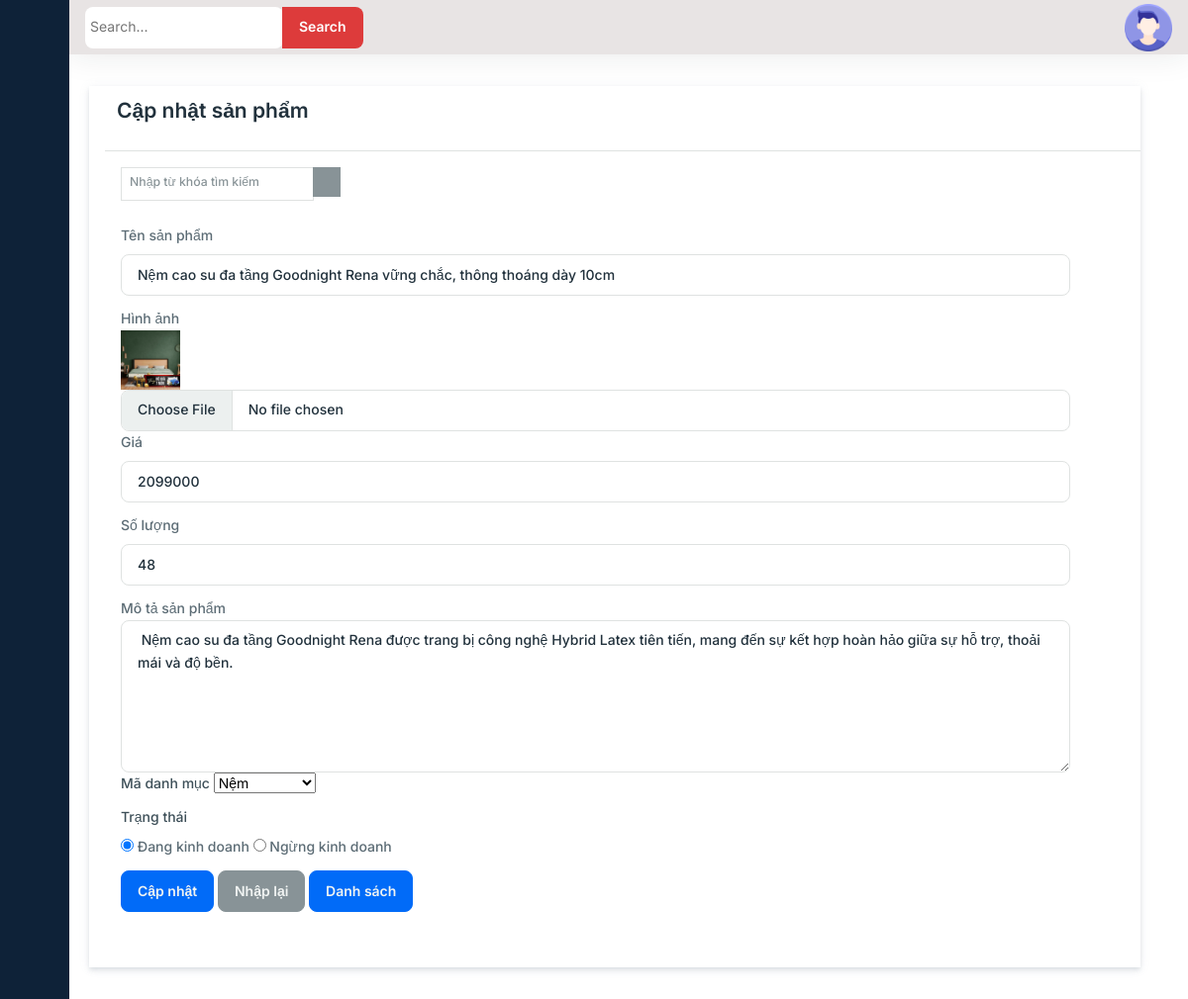
Page /admin/?ctl=editsp&id=1 (signed in) on the committed database.
### tables this page shows
CREATE TABLE `products` (
  `id` int NOT NULL,
  `name` varchar(255) NOT NULL,
  `image` varchar(255) NOT NULL,
  `price` bigint NOT NULL,
  `quantity` int NOT NULL,
  `description` text NOT NULL,
  `status` tinyint(1) NOT NULL DEFAULT '1',
  `category_id` int NOT NULL
);

CREATE TABLE `categories` (
  `id` int NOT NULL,
  `cate_name` varchar(255) NOT NULL,
  `image` varchar(255) NOT NULL,
  `soft_delete` tinyint(1) NOT NULL DEFAULT '0'
);

### common/function.php (called while the page is built, shortened)
<?php
function view($path_view, $data = [])
{
    extract($data);
    $path_view = str_replace(".", "/", $path_view);
    include_once ROOT_DIR . "views/$path_view.php";
}

### controllers/admin/AdminProductController.php (called while the page is built, shortened)
<?php
class AdminProductController
{
    public function edit()
    {
        $id = $_GET['id'];
        $product = (new Product)->find($id);
        $categories = (new Category)->all();
        return view(
            "admin.products.edit",
            compact('product', 'categories', 'title')
        );
    }
}

### admin/index.php (called while the page is built, shortened)
<?php
require_once __DIR__ . "/../common/function.php";
require_once __DIR__ . "/../models/BaseModel.php";
require_once __DIR__ . "/../models/Category.php";
require_once __DIR__ . "/../models/Product.php";
require_once __DIR__ . "/../controllers/admin/AdminProductController.php";
$ctl = $_GET['ctl'] ?? "";
match ($ctl) {
    '' => (new AdminStatisticsController)->index(),
    'profile' => (new AdminUserController)->profile(),
    'listsp' => (new AdminProductController)->index(),
    'addsp' => (new AdminProductController)->create(),
    'storesp' => (new AdminProductController)->store(),
    'deletesp' => (new AdminProductController)->delete(),
    'editsp' => (new AdminProductController)->edit(),
    'updatesp' => (new AdminProductController)->update(),
    'listdm' => (new AdminCategoryController)->index(),
    'adddm' => (new AdminCategoryController)->create(),
    'storedm' => (new AdminCategoryController)->store(),
    'deletedm' => (new AdminCategoryController)->delete(),
    'editdm' => (new AdminCategoryController)->edit(),
    'updatedm' => (new AdminCategoryController)->update(),
    'listuser' => (new AdminUserController)->index(),
    'adduser' => (new AdminUserController)->create(),
    'storedm' => (new AdminUserController)->store(),
    'deleteuser' => (new AdminUserController)->delete(),
    'edituser' => (new AdminUserController)->edit(),
    'updateuser' => (new AdminUserController)->update(),
    'listcomment' => (new AdminCommentController)->index(),
    'deletecomment' => (new AdminCommentController)->delete(),
    'list-order' => (new OrderController) ->index(),
    'detail-order' =>(new OrderController) ->showOrder(),
    default => view('errors.404'),
};

### models/BaseModel.php (called while the page is built, shortened)
<?php
class BaseModel
{
    public function __construct()
    {
        try {
            $this->conn = new PDO("mysql:host=localhost; dbname=du-an-1; charset=utf8; port=3306", "root", "");
        } catch (PDOException $e) {
            echo "Lỗi kết nối CSDL: " . $e->getMessage();
        }
    }
}

### models/Product.php (called while the page is built, shortened)
<?php
class Product extends BaseModel
{
    public function find($id)
    {
        $sql = "SELECT * FROM products WHERE id=:id";
        $stmt = $this->conn->prepare($sql);
        $stmt->execute(['id' => $id]);
        return $stmt->fetch(PDO::FETCH_ASSOC);
    }
}

### models/Category.php (called while the page is built, shortened)
<?php
class Category extends BaseModel
{
    public function all()
    {
        $sql = "SELECT * FROM categories WHERE soft_delete=0";
        $stmt = $this->conn->prepare($sql);
        $stmt->execute();
        return $stmt->fetchAll(PDO::FETCH_ASSOC);
    }
}

### views/admin/products/edit.php (the view, shortened to what this page needs)
<?php include_once ROOT_DIR . "views/admin/sidebar.php" ?>
<div class="main">
    <?php include_once ROOT_DIR . "views/admin/header.php" ?>
    <main class="container-fluid content px-3 py-4">
        <div class="shadow bg-white pb-5 ps-4 mt-4 ms-2 mb-4 col-md-11" style="width: 96%;">
            <div>
                <h4 class="p-3">Cập nhật sản phẩm</h4>
            </div>
            <hr>
            <div class="d-flex justify-content-between align-items-center">
                <form action="" class="ms-4">
                    <div class="input-group input-group-sm">
                        <input class="form-control rounded-0 mb-2 pb-2" type="search" id="search" name="search" placeholder="Nhập từ khóa tìm kiếm" aria-label="Sizing example input" aria-describedby="inputGroup-sizing-sm">
                        <div class="input-group-sm">
                            <button type="button" class="btn btn-secondary rounded-0">
                            </button>
                        </div>
                    </div>
                </form>
            </div>
            <form action="<?= ADMIN_URL . '?ctl=updatesp' ?> " class=" pb-5 mt-4 ms-4 mb-4 col-md-11" method="POST" enctype="multipart/form-data">
                <div class="form-group">
                    <label for="productName">Tên sản phẩm</label>
                    <input type="text" class="form-control mt-2 mb-3" name="name" value="<?= $product['name'] ?>"">
                </div>
                <div class=" form-group">
                    <label for="">Hình ảnh</label><br>
                    <img src="<?= ROOT_URL . $product['image'] ?>" width="60" alt=""> <br>
                    <input type="file" name="image" id="" class="form-control">
                </div>
                <div class="form-group">
                    <label for="">Giá</label>
                    <input type="number" class="form-control mt-2 mb-3" name="price" value="<?= $product['price'] ?>">
                </div>
                <div class="form-group">
                    <label for="productDesc">Số lượng</label>
                    <input type="number" class="form-control mt-2 mb-3" name="quantity" value="<?= $product['quantity'] ?>">
                </div>
                <div class="form-group">
                    <label for="productDesc">Mô tả sản phẩm</label>
                    <textarea name="description" rows="6" class="form-control"><?= $product['description'] ?></textarea>
                </div>
                <div class="form-group mb-3">
                    <span class="form-label">Mã danh mục</span>
                    <select name="category_id" id="">
                        <?php foreach ($categories as $cate): ?>
                            <option value="<?= $cate['id'] ?>"
                                <?= ($cate['id'] == $product['category_id']) ? 'selected' : '' ?>>
                                <?= $cate['cate_name'] ?>
                            </option>
                        <?php endforeach ?>
                    </select>
                </div>
                <div class="form-group mb-3">
                    <label class="form-label" for="">Trạng thái</label> <br>
                    <input type="radio" name="status" value="1" <?= $product['status'] == 1 ? 'checked' : '' ?> id=""> Đang kinh doanh
                    <input type="radio" name="status" value="0" <?= $product['status'] == 0 ? 'checked' : '' ?> id=""> Ngừng kinh doanh
                </div>
                <button type="submit" class="btn btn-info text-light">Cập nhật</button>
                <button type="reset" class="btn btn-secondary text-light">Nhập lại</button>
                <a href="?ctl=listsp" class="btn btn-info text-light">Danh sách</a>
            </form>
        </div>
</div>
</div>
<?php include_once ROOT_DIR . "views/admin/footer.php" ?>

### assets/css/admin.css (style rules this page uses)
a { text-decoration: none; }
body { font-family: 'Poppins', sans-serif; }
.main { display: flex; flex-direction: column; min-height: 100vh; width: 100%; overflow: hidden; transition: all 0.35s ease-in-out; background-color: #fff; min-width: 0; }

### rows in the picture
products: name "Nệm cao su đa tầng Goodnight Rena vững chắc, thông thoáng dày 10cm", image (picture), price "2099000", quantity "48", description "Nệm cao su đa tầng Goodnight Rena được trang bị công nghệ Hybrid Latex tiên tiến, mang đến sự kết hợp hoàn hảo giữa sự hỗ trợ, thoải mái và độ bền.", category_id "Nệm", status "☑"
